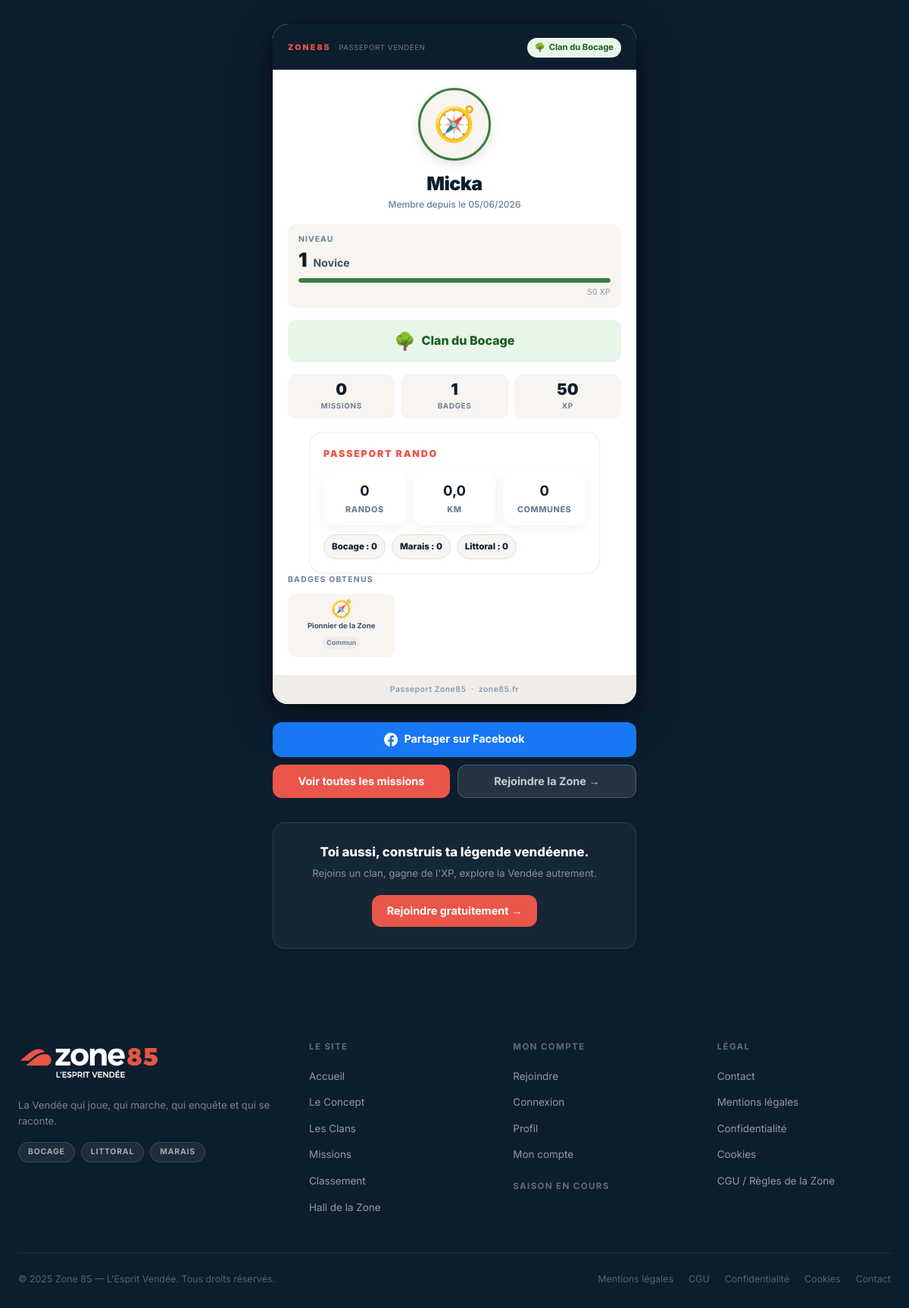
The page /passeport.php?pseudo=Micka on the database its author committed.
### tables this page shows
CREATE TABLE IF NOT EXISTS users (
  id                    INT UNSIGNED AUTO_INCREMENT PRIMARY KEY,
  email                 VARCHAR(180) NOT NULL,
  password_hash         VARCHAR(255) NOT NULL DEFAULT '',
  pseudo                VARCHAR(50) NOT NULL,
  first_name            VARCHAR(100),
  last_name             VARCHAR(100),
  clan_id               INT UNSIGNED NULL,
  avatar_type           ENUM('preset','generated','upload') NOT NULL DEFAULT 'preset',
  avatar_config         JSON NULL,
  avatar_file           VARCHAR(255) NULL,
  bio                   TEXT NULL,
  xp_total              INT UNSIGNED NOT NULL DEFAULT 0,
  level                 TINYINT UNSIGNED NOT NULL DEFAULT 1,
  newsletter_optin      TINYINT(1) DEFAULT 0,
  notif_missions        TINYINT(1) DEFAULT 1,
  notif_saisons         TINYINT(1) DEFAULT 1,
  notif_clan            TINYINT(1) DEFAULT 1,
  notif_push            TINYINT(1) DEFAULT 0,
  digest_hebdo          TINYINT(1) DEFAULT 0,
  accepted_cgu_at       DATETIME NULL,
  accepted_privacy_at   DATETIME NULL,
  email_verified_at     DATETIME NULL,
  email_verify_token    VARCHAR(64) NULL,
  role                  ENUM('member','moderator','admin') NOT NULL DEFAULT 'member',
  status                ENUM('active','suspended','deleted') NOT NULL DEFAULT 'active',
  last_login_at         DATETIME NULL,
  login_count           INT UNSIGNED DEFAULT 0,
  pwa_installed_at      DATETIME NULL,
  pwa_install_count     TINYINT UNSIGNED DEFAULT 0,
  delete_requested_at   DATETIME NULL,
  deleted_at            DATETIME NULL,
  created_at            DATETIME NOT NULL DEFAULT CURRENT_TIMESTAMP,
  updated_at            DATETIME NOT NULL DEFAULT CURRENT_TIMESTAMP ON UPDATE CURRENT_TIMESTAMP,
  UNIQUE KEY uq_users_email  (email),
  UNIQUE KEY uq_users_pseudo (pseudo),
  KEY idx_users_status  (status),
  KEY idx_users_role    (role),
  KEY idx_users_deleted (deleted_at),
  KEY idx_users_login   (last_login_at),
  CONSTRAINT fk_users_clan FOREIGN KEY (clan_id) REFERENCES clans(id) ON DELETE SET NULL
);

CREATE TABLE IF NOT EXISTS clans (
  id               INT UNSIGNED AUTO_INCREMENT PRIMARY KEY,
  name             VARCHAR(100) NOT NULL,
  slug             VARCHAR(100) NOT NULL,
  description      TEXT,
  mascot_image     VARCHAR(255),
  color_primary    VARCHAR(20) DEFAULT '#12314e',
  color_secondary  VARCHAR(20) DEFAULT '#163756',
  motto            VARCHAR(255),
  cry              VARCHAR(255),
  is_active        TINYINT(1) DEFAULT 1,
  created_at       DATETIME NOT NULL DEFAULT CURRENT_TIMESTAMP,
  updated_at       DATETIME NOT NULL DEFAULT CURRENT_TIMESTAMP ON UPDATE CURRENT_TIMESTAMP,
  UNIQUE KEY uq_clans_slug (slug)
);

CREATE TABLE IF NOT EXISTS badges (
  id               INT UNSIGNED AUTO_INCREMENT PRIMARY KEY,
  title            VARCHAR(100) NOT NULL,
  slug             VARCHAR(100) NOT NULL,
  description      TEXT,
  icon             VARCHAR(20),
  icon_emoji       VARCHAR(20) NULL,
  category         VARCHAR(50) NULL,
  rarity           ENUM('common','uncommon','rare','epic','legendary') NOT NULL DEFAULT 'common',
  is_hidden        TINYINT(1) DEFAULT 0,
  condition_type   ENUM('manual','xp_threshold','mission_success','season','special') NOT NULL DEFAULT 'manual',
  condition_value  INT NULL,
  unlock_condition VARCHAR(255) NULL,
  color_primary    VARCHAR(20) NULL,
  season_id        INT UNSIGNED NULL,
  created_at       DATETIME NOT NULL DEFAULT CURRENT_TIMESTAMP,
  updated_at       DATETIME NOT NULL DEFAULT CURRENT_TIMESTAMP ON UPDATE CURRENT_TIMESTAMP,
  UNIQUE KEY uq_badges_slug (slug),
  KEY idx_badges_cat    (category),
  KEY idx_badges_rar    (rarity),
  KEY idx_badges_season (season_id)
);

### includes/functions.php (called while the page is built, shortened)
<?php
function get_level_name(int $level): string {
    $names = ['', 'Novice', 'Explorateur', 'Aventurier', 'Expert', 'Gardien',
              'Légende', 'Grand Pisteur', 'Vétéran', 'Ancêtre', 'Immortel'];
    return $names[$level] ?? 'Immortel';
}
function e(string $str): string {
    return htmlspecialchars($str, ENT_QUOTES, 'UTF-8');
}

### includes/auth.php (called while the page is built, shortened)
<?php
function current_user(): ?array {
    if (!isset($_SESSION['user']))               return null;
    return $_SESSION['user'];
}
function is_logged_in(): bool {
    return current_user() !== null;
}

### passeport.php (the view, shortened to what this page needs)
<?php
require_once 'includes/functions.php';
require_once 'includes/auth.php';
$pseudo_param = safe_input($_GET['pseudo'] ?? '', 50);
$id_param     = (int)($_GET['id'] ?? 0);
$profil = null;
$badges = [];
$stats  = ['participations' => 0, 'collectibles' => 0, 'badges_count' => 0, 'randos_count' => 0, 'rando_km' => 0, 'communes_count' => 0, 'bocage_randos' => 0, 'marais_randos' => 0, 'littoral_randos' => 0];
if (db_enabled()) {
    $pdo = db();
    if ($pdo) {
        try {
            if ($pseudo_param) {
                $s = $pdo->prepare("SELECT u.*, c.name AS clan_name, c.slug AS clan_slug FROM users u LEFT JOIN clans c ON c.id=u.clan_id WHERE u.pseudo=:p AND u.status='active' AND u.deleted_at IS NULL LIMIT 1");
                $s->execute([':p' => $pseudo_param]);
            } else {
                $s = $pdo->prepare("SELECT u.*, c.name AS clan_name, c.slug AS clan_slug FROM users u LEFT JOIN clans c ON c.id=u.clan_id WHERE u.id=:id AND u.status='active' AND u.deleted_at IS NULL LIMIT 1");
                $s->execute([':id' => $id_param]);
            }
            $profil = $s->fetch();
            if ($profil) {
                $bs = $pdo->prepare("SELECT b.title, b.icon_emoji, b.rarity, b.color_primary FROM user_badges ub JOIN badges b ON b.id=ub.badge_id WHERE ub.user_id=:id ORDER BY ub.awarded_at DESC LIMIT 6");
                $bs->execute([':id' => $profil['id']]);
                $badges = $bs->fetchAll();
                $ps = $pdo->prepare("SELECT COUNT(*) FROM participations WHERE user_id=:id AND status IN ('validated','auto_validated')");
                $ps->execute([':id' => $profil['id']]);
                $stats['participations'] = (int)$ps->fetchColumn();
                $bc = $pdo->prepare("SELECT COUNT(*) FROM user_badges WHERE user_id=:id");
                $bc->execute([':id' => $profil['id']]);
                $stats['badges_count'] = (int)$bc->fetchColumn();
                try {
                    $cc = $pdo->prepare("SELECT COUNT(*) FROM user_collectibles WHERE user_id=:id");
                    $cc->execute([':id' => $profil['id']]);
                    $stats['collectibles'] = (int)$cc->fetchColumn();
                } catch (PDOException $e2) {}
                try {
                    $rs = $pdo->prepare("SELECT COUNT(*) AS nb, COALESCE(SUM(r.distance_km),0) AS km FROM rando_participations rp JOIN randos r ON r.id=rp.rando_id WHERE rp.user_id=:id AND rp.status IN ('stamped','pending','validated')");
                    $rs->execute([':id' => $profil['id']]);
                    $row = $rs->fetch() ?: [];
                    $stats['randos_count'] = (int)($row['nb'] ?? 0);
                    $stats['rando_km'] = (float)($row['km'] ?? 0);
                } catch (PDOException $e2) {}
                try {
                    $cs = $pdo->prepare("SELECT COUNT(*) FROM rando_commune_stamps WHERE user_id=:id");
                    $cs->execute([':id' => $profil['id']]);
                    $stats['communes_count'] = (int)$cs->fetchColumn();
                } catch (PDOException $e2) {}
            }
        } catch (PDOException $e) {
        }
    }
}
$level      = $profil ? max(1, (int)($profil['level'] ?? get_user_level_from_xp((int)($profil['xp_total'] ?? 0)))) : 1;
$level_name = get_level_name($level);
$xp_total   = $profil ? (int)($profil['xp_total'] ?? 0) : 0;
$clan_slug  = $profil['clan_slug'] ?? '';
$clan_name  = $profil['clan_name'] ?? '';
$_xp_thresholds = [0, 50, 100, 250, 500, 1000, 2500, 5000, 10000, 20000];
$xp_cur_threshold = $_xp_thresholds[min($level - 1, 9)] ?? 0;
$xp_nxt_threshold = $_xp_thresholds[min($level, 9)] ?? 20000;
$xp_progress = ($xp_nxt_threshold > $xp_cur_threshold)
    ? min(100, (int)(($xp_total - $xp_cur_threshold) / ($xp_nxt_threshold - $xp_cur_threshold) * 100))
    : 100;
$_clan_data = [
    'bocage'  => ['color' => '#3a7d44', 'bg' => '#e8f5e9', 'text' => '#1b5e20', 'emoji' => '🌳', 'label' => 'Clan du Bocage'],
    'littoral'=> ['color' => '#1565c0', 'bg' => '#e3f2fd', 'text' => '#0d47a1', 'emoji' => '⚓', 'label' => 'Clan du Littoral'],
    'marais'  => ['color' => '#558b2f', 'bg' => '#f1f8e9', 'text' => '#33691e', 'emoji' => '🌿', 'label' => 'Clan du Marais'],
];
$clan_info = $_clan_data[$clan_slug] ?? ['color' => '#ea5649', 'bg' => '#fde8e6', 'text' => '#b71c1c', 'emoji' => '⚡', 'label' => 'Zone85'];
$avatar_type  = $profil['avatar_type'] ?? 'preset';
$avatar_emoji = '🧭';
$avatar_img   = '';
if ($avatar_type === 'upload' && !empty($profil['avatar_file'])) {
    $avatar_img = url(ltrim($profil['avatar_file'], '/'));
} elseif (!empty($profil['avatar_config'])) {
    $cfg = json_decode($profil['avatar_config'], true);
    if (!empty($cfg['emoji'])) $avatar_emoji = $cfg['emoji'];
}
$joined_display = '';
if (!empty($profil['created_at'])) {
    $ts = strtotime($profil['created_at']);
    if ($ts) $joined_display = date('d/m/Y', $ts);
}
$_site_url = defined('SITE_URL') ? SITE_URL : 'https://www.zone85.fr';
$_self_url = $_site_url . '/passeport.php';
if ($profil) {
    $_self_url .= '?pseudo=' . urlencode($profil['pseudo']);
}
$is_guest = !is_logged_in();
require_once 'includes/header.php';
?>
<main>
<div class="pp-page">
<?php if (!$profil): ?>
<div class="pp-404">
  <div class="pp-404-icon">🗺️</div>
  <div class="pp-404-title">Passeport introuvable</div>
  <div class="pp-404-sub">Ce membre n'existe pas ou son compte n'est plus actif.</div>
  <a href="classement.php" class="pp-btn pp-btn-missions" style="display:inline-flex;margin-bottom:10px">Voir le classement</a>
  <br>
  <a href="inscription.php" class="pp-btn pp-btn-join" style="display:inline-flex;margin-top:8px">Rejoindre la Zone →</a>
</div>
<?php else: ?>
<?php
  $_xp_fmt = number_format($xp_total, 0, ',', ' ') . ' XP';
  $_fb_url  = 'https://www.facebook.com/sharer/sharer.php?u=' . urlencode($_self_url);
  $clan_color_css = '--pp-clan-color:' . $clan_info['color'];
?>
<div class="pp-card" style="<?= $clan_color_css ?>">
  <div class="pp-card-header">
    <div class="pp-card-brand">ZONE85 <span>Passeport Vendéen</span></div>
    <?php if ($clan_slug): ?>
    <div class="pp-clan-chip-header" style="background:<?= e($clan_info['bg']) ?>;color:<?= e($clan_info['text']) ?>">
      <span><?= $clan_info['emoji'] ?></span>
      <span><?= e($clan_name) ?></span>
    </div>
    <?php endif; ?>
  </div>
  <div class="pp-card-body">
    <div class="pp-avatar-wrap">
      <div class="pp-avatar">
        <?php if ($avatar_img): ?>
          <img src="<?= e($avatar_img) ?>" alt="Avatar de <?= e($profil['pseudo']) ?>">
        <?php else: ?>
          <?= $avatar_emoji ?>
        <?php endif; ?>
      </div>
    </div>
    <div class="pp-identity">
      <h1 class="pp-pseudo"><?= e($profil['pseudo']) ?></h1>
      <?php if ($joined_display): ?>
      <div class="pp-since">Membre depuis le <?= e($joined_display) ?></div>
      <?php endif; ?>
    </div>
    <div class="pp-level-block">
      <div class="pp-level-label">Niveau</div>
      <div class="pp-level-line">
        <span class="pp-level-num"><?= $level ?></span>
        <span class="pp-level-name"><?= e($level_name) ?></span>
      </div>
      <div class="pp-xp-bar-bg">
        <div class="pp-xp-bar-fill" style="width:<?= $xp_progress ?>%;background:<?= e($clan_info['color']) ?>"></div>
      </div>
      <div class="pp-xp-label"><?= e($_xp_fmt) ?></div>
    </div>
    <?php if ($clan_slug): ?>
    <div class="pp-clan-big" style="background:<?= e($clan_info['bg']) ?>;color:<?= e($clan_info['text']) ?>">
      <span class="pp-clan-emoji"><?= $clan_info['emoji'] ?></span>
      <span><?= e($clan_info['label']) ?></span>
    </div>
    <?php endif; ?>
    <div class="pp-stats">
      <div class="pp-stat">
        <div class="pp-stat-val"><?= number_format($stats['participations'], 0, ',', ' ') ?></div>
        <div class="pp-stat-lbl">Missions</div>
      </div>
      <div class="pp-stat">
        <div class="pp-stat-val"><?= $stats['badges_count'] ?></div>
        <div class="pp-stat-lbl">Badges</div>
      </div>
      <div class="pp-stat">
        <div class="pp-stat-val"><?= number_format($xp_total, 0, ',', ' ') ?></div>
        <div class="pp-stat-lbl">XP</div>
      </div>
    </div>
    <div class="pp-rando-panel">
      <div class="pp-rando-title">Passeport Rando</div>
      <div class="pp-rando-grid">
        <div class="pp-rando-mini"><strong><?= (int)$stats['randos_count'] ?></strong><span>Randos</span></div>
        <div class="pp-rando-mini"><strong><?= number_format((float)$stats['rando_km'], 1, ',', ' ') ?></strong><span>Km</span></div>
        <div class="pp-rando-mini"><strong><?= (int)$stats['communes_count'] ?></strong><span>Communes</span></div>
      </div>
      <div class="pp-territory">
        <span>Bocage : <?= (int)$stats['bocage_randos'] ?></span>
        <span>Marais : <?= (int)$stats['marais_randos'] ?></span>
        <span>Littoral : <?= (int)$stats['littoral_randos'] ?></span>
      </div>
    </div>
    <?php if (!empty($badges)): ?>
    <div class="pp-badges-title">Badges obtenus</div>
    <div class="pp-badges-grid">
      <?php foreach ($badges as $b):
        $rarity_class = 'rare-' . ($b['rarity'] ?? 'common');
        $rarity_label = match($b['rarity'] ?? 'common') {
            'legendary' => 'Légendaire',
            'epic'      => 'Épique',
            'rare'      => 'Rare',
            'uncommon'  => 'Peu commun',
            default     => 'Commun',
        };
      ?>
      <div class="pp-badge-item">
        <div class="pp-badge-emoji"><?= !empty($b['icon_emoji']) ? $b['icon_emoji'] : '🏅' ?></div>
        <div class="pp-badge-name"><?= e($b['title'] ?? '') ?></div>
        <span class="pp-badge-rare <?= $rarity_class ?>"><?= $rarity_label ?></span>
      </div>
      <?php endforeach; ?>
    </div>
    <?php endif; ?>
  </div>
  <div class="pp-card-foot">
    Passeport Zone85 &nbsp;·&nbsp; zone85.fr
  </div>
</div>
<div class="pp-actions">
  <a href="<?= e($_fb_url) ?>" target="_blank" rel="noopener noreferrer" class="pp-btn pp-btn-fb">
    Partager sur Facebook
  </a>
  <a href="missions.php" class="pp-btn pp-btn-missions">Voir toutes les missions</a>
  <?php if ($is_guest): ?>
  <a href="inscription.php" class="pp-btn pp-btn-join">Rejoindre la Zone →</a>
  <?php endif; ?>
</div>
<?php if ($is_guest): ?>
<div class="pp-recruit">
  <div class="pp-recruit-title">Toi aussi, construis ta légende vendéenne.</div>
  <div class="pp-recruit-sub">Rejoins un clan, gagne de l'XP, explore la Vendée autrement.</div>
  <a href="inscription.php" class="pp-btn pp-btn-missions" style="display:inline-flex">Rejoindre gratuitement →</a>
</div>
<?php endif; ?>
<?php endif;  ?>
</div>
</main>
<?php require_once 'includes/footer.php'; ?>

### assets/css/zone85.css (style rules this page uses)
*,*::before,*::after { box-sizing:border-box;margin:0;padding:0 }
html { scroll-behavior:smooth }
body { font-family:'Inter',sans-serif;background:var(--beige);color:var(--text);line-height:1.6;overflow-x:hidden }
a { color:inherit;text-decoration:none }
:root { --primary: #ea5649; --primary-dark: #c73d31; --primary-light:#f07066; --navy-dark: #12314e; --navy-mid: #163756; --navy-pale: #243d52; --navy-deep: #0c1e2e; --beige: #F5F1ED; --beige-light: #FAF7F4; --beige-dark: #EAE4DC; --white: #FFFFFF; --text: #1a2530; --text-mid: #3d4f5c; --text-muted: #7a8a94; --gold: #C9962A; --green: #2a9d5c; --radius-sm: 5px; --radius: 8px; --radius-lg: 12px; --shadow-sm: 0 1px 3px rgba(0,0,0,.08); --shadow-md: 0 4px 16px rgba(0,0,0,.12); --shadow-lg: 0 8px 32px rgba(0,0,0,.18); }

### rows shown on the page
users: clan.slug "🌳", clan.name "Clan du Bocage", avatar_config "🧭", pseudo "Micka", created_at "05/06/2026", level "1", level "Novice", xp_total "50 XP", clan.slug "Clan du Bocage", xp_total "50"
badges: icon_emoji "🧭", title "Pionnier de la Zone", rarity "Commun"

### other values the page prints
$stats['participations'] "0"
$stats['badges_count'] "1"
$stats['randos_count'] "0"
$stats['rando_km'] "0,0"
$stats['communes_count'] "0"
$stats['bocage_randos'] "0"
$stats['marais_randos'] "0"
$stats['littoral_randos'] "0"
SITE_TAGLINE "La Vendée qui joue, qui marche, qui enquête et qui se raconte."
